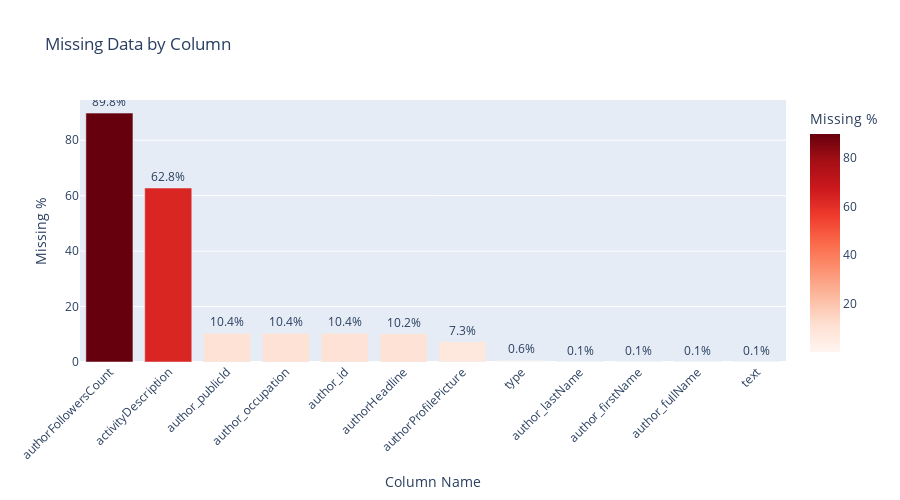

The notebook cell saved with this chart:
### Code cell
# Visualize missing data
fig = px.bar(
    missing_stats,
    x='Column',
    y='Missing_Percent',
    title='Missing Data by Column',
    labels={'Missing_Percent': 'Missing %', 'Column': 'Column Name'},
    text='Missing_Percent',
    color='Missing_Percent',
    color_continuous_scale='Reds'
)

fig.update_traces(texttemplate='%{text:.1f}%', textposition='outside')
fig.update_layout(
    xaxis_tickangle=-45,
    height=500,
    showlegend=False
)

fig.show()

# Display static image for GitHub preview
from IPython.display import Image, display
import plotly.io as pio
try:
    img_bytes = pio.to_image(fig, format='png', width=1200, height=700)
    display(Image(img_bytes))
except Exception as e:
    print(f'Static image export failed: {e}')
    print('Install kaleido: pip install kaleido')
fig.write_html('../output/figures/missing_data_analysis.html')

### Figure 1 — Plotly figure (JSON) as saved in the notebook; plotly's stock layout.template omitted (floating-point values rounded to 4 significant figures)
{"data": [{"hovertemplate": "Column Name=%{x}<br>Missing %=%{marker.color}<extra></extra>", "legendgroup": "", "marker": {"color": [89.79, 62.76, 10.36, 10.36, 10.36, 10.21, 7.27, 0.61, 0.15, 0.15, 0.15, 0.12], "coloraxis": "coloraxis", "pattern": {"shape": ""}}, "name": "", "orientation": "v", "showlegend": false, "text": [89.79, 62.76, 10.36, 10.36, 10.36, 10.21, 7.27, 0.61, 0.15, 0.15, 0.15, 0.12], "textposition": "outside", "texttemplate": "%{text:.1f}%", "type": "bar", "x": ["authorFollowersCount", "activityDescription", "author_publicId", "author_occupation", "author_id", "authorHeadline", "authorProfilePicture", "type", "author_lastName", "author_firstName", "author_fullName", "text"], "xaxis": "x", "y": [89.79, 62.76, 10.36, 10.36, 10.36, 10.21, 7.27, 0.61, 0.15, 0.15, 0.15, 0.12], "yaxis": "y"}], "layout": {"barmode": "relative", "coloraxis": {"colorbar": {"title": {"text": "Missing %"}}, "colorscale": [[0, "rgb(255,245,240)"], [0.125, "rgb(254,224,210)"], [0.25, "rgb(252,187,161)"], [0.375, "rgb(252,146,114)"], [0.5, "rgb(251,106,74)"], [0.625, "rgb(239,59,44)"], [0.75, "rgb(203,24,29)"], [0.875, "rgb(165,15,21)"], [1, "rgb(103,0,13)"]]}, "height": 500, "legend": {"tracegroupgap": 0}, "showlegend": false, "title": {"text": "Missing Data by Column"}, "xaxis": {"anchor": "y", "domain": [0, 1], "tickangle": -45, "title": {"text": "Column Name"}}, "yaxis": {"anchor": "x", "domain": [0, 1], "title": {"text": "Missing %"}}}}
